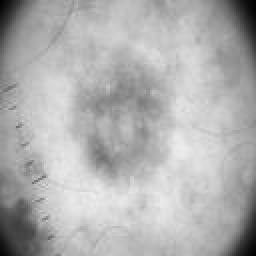
#> input picture Grayscaledatasets/Original/Menaloma/Menaloma_101.jpeg, 128 x 128 px, found by its file name (shown 2 times larger); its folder holds only this picture in this run
$ python LBP_20241020134505.py
#> lines starting #> are read from the running program, lines starting #| are printed output that depends on the picture
#> in process_image_dataset, image is the input picture: shape (128, 128); min 0, max 239, mean 175.3
import os
import numpy as np
import matplotlib.pyplot as plt
from skimage import io, color, filters
from skimage.exposure import rescale_intensity, equalize_hist

def local_binary_pattern(image, P=8, R=1, smooth=False, sigma=0.5):
    """
    Calculate the Local Binary Pattern (LBP) of an image with optional smoothing.

    Parameters:
    - image (ndarray): Input image, either RGB or grayscale.
    - P (int): Number of circularly symmetric neighbor set points (default 8).
    - R (float): Radius of circle (default 1).
    - smooth (bool): Whether to apply Gaussian smoothing before LBP computation (default False).
    - sigma (float): Standard deviation for Gaussian kernel if smoothing (default 0.5).

    Returns:
    - lbp_image (ndarray): The computed LBP image.
    """
#> called with P = 8, R = 1, smooth = False, sigma = 0.5

    # Convert the image to grayscale if it's RGB
    if image.ndim == 3 and image.shape[2] == 3:
        gray_image = color.rgb2gray(image)
    elif image.ndim == 2:
        gray_image = image
    else:
        raise ValueError("Input image should be either RGB or grayscale.")

    gray_image = (gray_image * 255).astype(np.uint8)
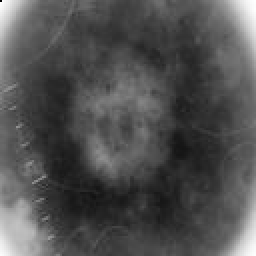
#> gray_image: shape (128, 128) (shown 2 times larger); min 0, max 254, mean 80.7

    # Apply optional Gaussian smoothing
    if smooth:
        gray_image = filters.gaussian(gray_image, sigma=sigma, mode='reflect') * 255
        gray_image = gray_image.astype(np.uint8)

    lbp_image = np.zeros_like(gray_image, dtype=np.uint8)
    padded_image = np.pad(gray_image, ((R, R), (R, R)), mode='reflect')

    for i in range(R, padded_image.shape[0] - R):
        for j in range(R, padded_image.shape[1] - R):
            center_value = padded_image[i, j]
            lbp_value = 0
            for k in range(P):
                theta = 2 * np.pi * k / P
                dx = round(R * np.cos(theta))
                dy = round(R * np.sin(theta))
                neighbor_value = padded_image[i + dy, j + dx]
                lbp_value |= (neighbor_value > center_value) << k
            lbp_image[i-R, j-R] = lbp_value
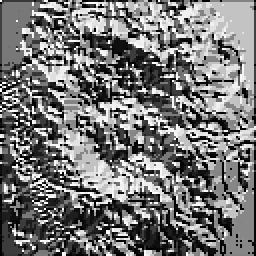
#> lbp_image: shape (128, 128) (shown 2 times larger); min 0, max 255, mean 118.4

    return lbp_image

def process_image_dataset(input_dir, output_dir, P=8, R=1, smooth=False, sigma=0.5):
    """Process a directory of images and save LBP results to another directory."""
    if not os.path.exists(output_dir):
        os.makedirs(output_dir)

    for filename in os.listdir(input_dir):
        if filename.lower().endswith(('.png', '.jpg', '.jpeg', '.bmp')):
            image_path = os.path.join(input_dir, filename)
            image = io.imread(image_path)
            lbp_result = local_binary_pattern(image, P, R, smooth, sigma)

            # Normalize the LBP image to improve visibility
            lbp_result_normalized = rescale_intensity(lbp_result, in_range='image', out_range=(0, 255)).astype(np.uint8)

            # Apply histogram equalization for better contrast
            lbp_result_enhanced = equalize_hist(lbp_result_normalized) * 255
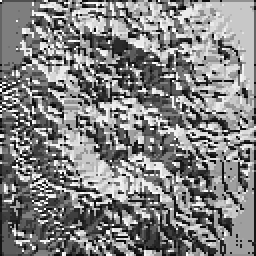
#> lbp_result_enhanced: shape (128, 128) float64 (shown 2 times larger); min 10.37, max 255, mean 130.6
            lbp_result_enhanced = lbp_result_enhanced.astype(np.uint8)

            # Save the normalized and enhanced LBP image at a higher resolution if needed
            lbp_image_path = os.path.join(output_dir, f'lbp_{filename}')
            plt.imsave(lbp_image_path, lbp_result_enhanced, cmap='gray', dpi=300)
            print(f'Saved enhanced LBP image to: {lbp_image_path}')

# Example usage
input_directory = r"C:\xampp\htdocs\ThesisPrototype\Grayscaledatasets\Original\Menaloma"  # Replace with your input directory
output_directory = r"C:\xampp\htdocs\ThesisPrototype\DatasetswithLBP\OriginalDatasetswithLBP\OriginalMnalomawithLBP"  # Replace with your output directory
process_image_dataset(input_directory, output_directory, smooth=False)  # Disable smoothing for clarity

$ run again, on Grayscaledatasets/Original/Menaloma/Menaloma_32.jpeg
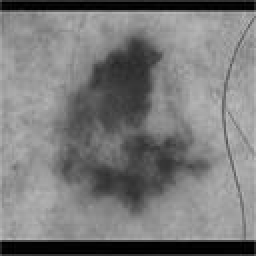
#> input picture Grayscaledatasets/Original/Menaloma/Menaloma_32.jpeg, 128 x 128 px, found by its file name (shown 2 times larger)
#> in process_image_dataset, image is the input picture: shape (128, 128); min 0, max 189, mean 121.5
#> after the loop in local_binary_pattern, `for i in range(R, padded_image.shape[0] - R):`:
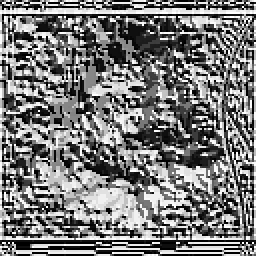
#> lbp_image: shape (128, 128) (shown 2 times larger); min 0, max 255, mean 121.4
#> in process_image_dataset, `plt.imsave(lbp_image_path, lbp_result_enhanced, cmap='gray', dpi=300)`:
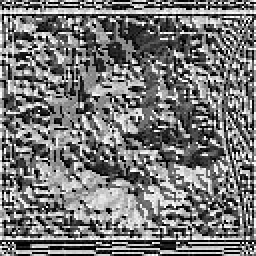
#> saved as lbp_Menaloma_32.jpeg: shape (128, 128, 3) (shown 2 times larger); min 0, max 255, mean 119.5

$ run again, on Grayscaledatasets/Original/Menaloma/Menaloma_7.jpeg
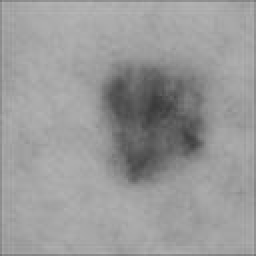
#> input picture Grayscaledatasets/Original/Menaloma/Menaloma_7.jpeg, 128 x 128 px, found by its file name (shown 2 times larger)
#> in process_image_dataset, image is the input picture: shape (128, 128); min 58, max 182, mean 153.1
#> after the loop in local_binary_pattern, `for i in range(R, padded_image.shape[0] - R):`:
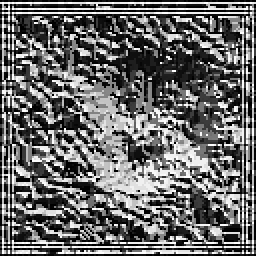
#> lbp_image: shape (128, 128) (shown 2 times larger); min 0, max 255, mean 104.6
#> in process_image_dataset, `plt.imsave(lbp_image_path, lbp_result_enhanced, cmap='gray', dpi=300)`:
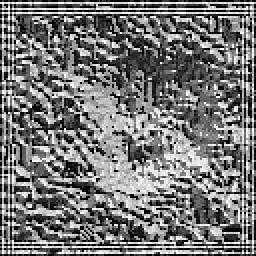
#> saved as lbp_Menaloma_7.jpeg: shape (128, 128, 3) (shown 2 times larger); min 0, max 255, mean 117.7

$ run again, on Grayscaledatasets/Original/Menaloma/Menaloma_76.jpeg
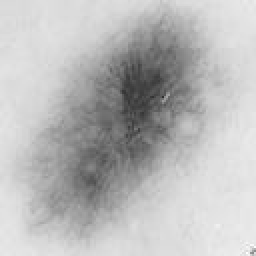
#> input picture Grayscaledatasets/Original/Menaloma/Menaloma_76.jpeg, 128 x 128 px, found by its file name (shown 2 times larger)
#> in process_image_dataset, image is the input picture: shape (128, 128); min 47, max 255, mean 185.7
#> after the loop in local_binary_pattern, `for i in range(R, padded_image.shape[0] - R):`:
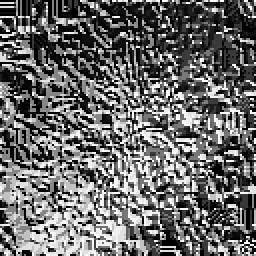
#> lbp_image: shape (128, 128) (shown 2 times larger); min 0, max 255, mean 105.6
#> in process_image_dataset, `plt.imsave(lbp_image_path, lbp_result_enhanced, cmap='gray', dpi=300)`:
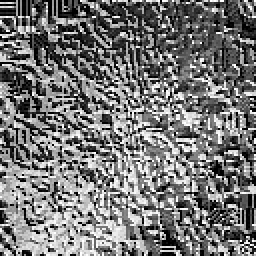
#> saved as lbp_Menaloma_76.jpeg: shape (128, 128, 3) (shown 2 times larger); min 0, max 255, mean 118.4

$ run again, on Grayscaledatasets/Original/Menaloma/Menaloma_147.jpeg
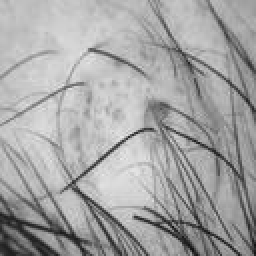
#> input picture Grayscaledatasets/Original/Menaloma/Menaloma_147.jpeg, 128 x 128 px, found by its file name (shown 2 times larger)
#> in process_image_dataset, image is the input picture: shape (128, 128); min 16, max 233, mean 164.4
#> after the loop in local_binary_pattern, `for i in range(R, padded_image.shape[0] - R):`:
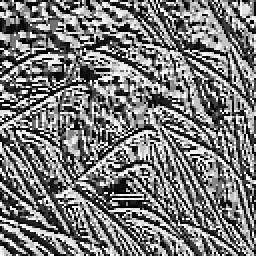
#> lbp_image: shape (128, 128) (shown 2 times larger); min 0, max 255, mean 121.4
#> in process_image_dataset, `plt.imsave(lbp_image_path, lbp_result_enhanced, cmap='gray', dpi=300)`:
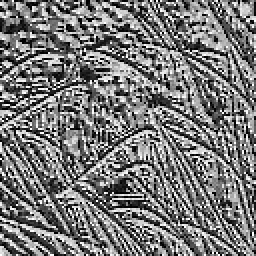
#> saved as lbp_Menaloma_147.jpeg: shape (128, 128, 3) (shown 2 times larger); min 0, max 255, mean 120.3
